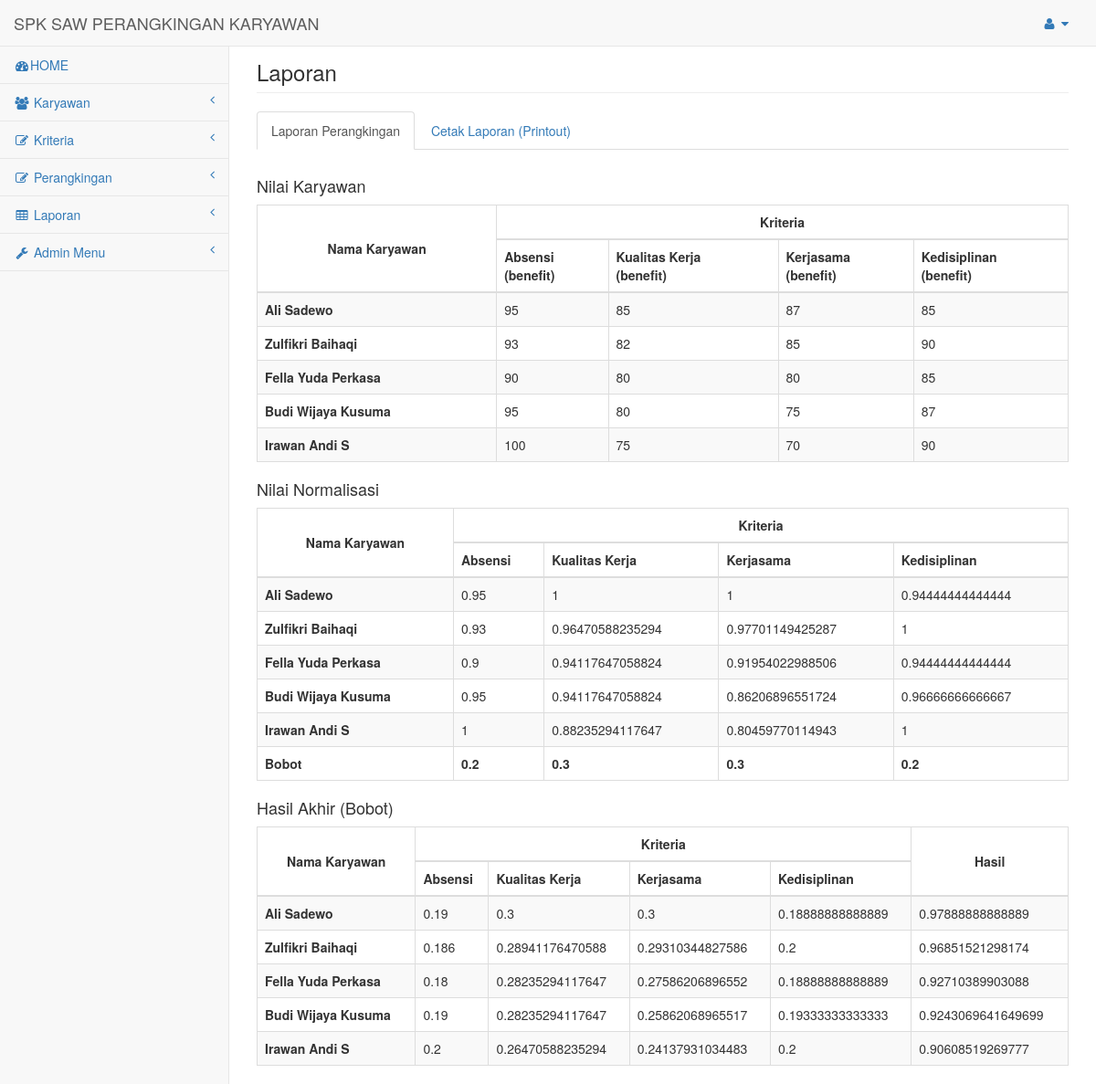
The app's page /pages/laporan.php (signed in) with its own data.
### tables this page shows
CREATE TABLE `kriteria` (
  `id_kriteria` int(2) NOT NULL AUTO_INCREMENT,
  `nama_kriteria` varchar(25) NOT NULL DEFAULT '',
  `tipe_kriteria` varchar(10) NOT NULL DEFAULT '',
  `bobot_kriteria` double NOT NULL,
  PRIMARY KEY (`id_kriteria`)
);

CREATE TABLE `karyawan` (
  `nik` int(8) NOT NULL,
  `nama_karyawan` varchar(30) NOT NULL DEFAULT '',
  `alamat_karyawan` varchar(50) NOT NULL DEFAULT '',
  `telepon` varchar(15) NOT NULL DEFAULT '',
  `hasil_karyawan` double NOT NULL,
  PRIMARY KEY (`nik`)
);

CREATE TABLE `rangking` (
  `nik` int(8) NOT NULL,
  `id_kriteria` int(2) NOT NULL,
  `nilai_rangking` double NOT NULL,
  `nilai_normalisasi` double NOT NULL,
  `bobot_normalisasi` double NOT NULL,
  `tahun_normalisasi` date DEFAULT NULL,
  PRIMARY KEY (`nik`,`id_kriteria`),
  KEY `id_kriteria` (`id_kriteria`),
  CONSTRAINT `rangking_ibfk_1` FOREIGN KEY (`nik`) REFERENCES `karyawan` (`nik`),
  CONSTRAINT `rangking_ibfk_2` FOREIGN KEY (`id_kriteria`) REFERENCES `kriteria` (`id_kriteria`)
);

### includes/kriteria.inc.php (called while the page is built, shortened)
<?php
class Kriteria{
	private $conn;
	private $table_name = "kriteria";
	public function __construct($db){
		$this->conn = $db;
	}
	function readAll(){
		$query = "SELECT * FROM ".$this->table_name." ORDER BY id_kriteria ASC";
		$stmt = $this->conn->prepare( $query );
		$stmt->execute();
		return $stmt;
	}
}
?>

### includes/alternatif.inc.php (called while the page is built, shortened)
<?php
class Alternatif{
	private $conn;
	private $table_name = "karyawan";
	public function __construct($db){
		$this->conn = $db;
	}
	function readAll($per=null,$limit=null){
		if(!empty($per)){
			if (!empty($limit)) {
				$query = "SELECT * FROM ".$this->table_name." a,rangking r where a.nik=r.nik and year(r.tahun_normalisasi) = '".$per."' group by a.nik ORDER BY hasil_karyawan DESC LIMIT ".$limit;
			}else{
				$query = "SELECT * FROM ".$this->table_name." a,rangking r where a.nik=r.nik and year(r.tahun_normalisasi) = '".$per."' group by a.nik ORDER BY hasil_karyawan DESC";
			}
		}else{
			$query = "SELECT * FROM ".$this->table_name." ORDER BY hasil_karyawan DESC";
		}
		$stmt = $this->conn->prepare( $query );
		$stmt->execute();
		return $stmt;
	}
}
?>

### includes/rangking.inc.php (called while the page is built, shortened)
<?php
class Rangking{
	private $conn;
	public function __construct($db){
		$this->conn = $db;
	}
	function readR($a,$pe=null){
		if (!empty($pe)) {
			$query = "SELECT * FROM karyawan a, kriteria b, rangking c where a.nik=c.nik and b.id_kriteria=c.id_kriteria and c.nik='$a' and year(c.tahun_normalisasi) = '".$pe."'";
		}else{
			$query = "SELECT * FROM karyawan a, kriteria b, rangking c where a.nik=c.nik and b.id_kriteria=c.id_kriteria and c.nik='$a'";
		}
		$stmt = $this->conn->prepare( $query );
		$stmt->execute();
		return $stmt;
	}
}
?>

### pages/laporan.php (the view, shortened to what this page needs)
<?php
include 'head.php';
include_once '../includes/alternatif.inc.php';
$per = $_POST['periode'];
$pro1 = new Alternatif($db);
$stmt1 = $pro1->readAll($per);
$stmt1x = $pro1->readAll($per);
$stmt1y = $pro1->readAll($per);
include_once '../includes/kriteria.inc.php';
$pro2 = new Kriteria($db);
$stmt2 = $pro2->readAll();
$stmt2x = $pro2->readAll();
$stmt2y = $pro2->readAll();
$stmt2yx = $pro2->readAll();
include_once '../includes/rangking.inc.php';
$pro = new Rangking($db);
include 'sidebar.php';
?>
        <div id="page-wrapper">
            <div class="row">
                <div class="col-lg-12">
                    <h3 class="page-header">Laporan</h3>
                </div>
            </div>
            <div class="row">
                <div class="col-lg-12">
                  <div>
      <ul class="nav nav-tabs" role="tablist">
        <li role="presentation" class="active"><a href="#rangking" aria-controls="rangking" role="tab" data-toggle="tab">Laporan Perangkingan</a></li>
        <li role="presentation" style="cursor: pointer;" href="laporan.php" onClick="printContent('cetak1')" ><a id="cetak" role="tab" target="_blank">Cetak Laporan (Printout)</a>
    </li>
      </ul>
      <div class="tab-content" id="cetak1">
        <div role="tabpanel" class="tab-pane active" id="rangking">
            <br/>
            <h4>Nilai Karyawan</h4>
            <table width="100%" class="table table-striped table-bordered">
                <thead>
                    <tr>
                        <th rowspan="2" style="vertical-align: middle" class="text-center">Nama Karyawan</th>
                        <th colspan="<?php echo $stmt2x->rowCount(); ?>" class="text-center">Kriteria</th>
                    </tr>
                    <tr>
                    <?php
                    while ($row2x = $stmt2x->fetch(PDO::FETCH_ASSOC)){
                    ?>
                        <th><?php echo $row2x['nama_kriteria'] ?><br/>(<?php echo $row2x['tipe_kriteria'] ?>)</th>
                    <?php
                    }
                    ?>
                    </tr>
                </thead>
                <tbody>
        <?php
        while ($row1x = $stmt1x->fetch(PDO::FETCH_ASSOC)){
        ?>
                    <tr>
                        <th><?php echo $row1x['nama_karyawan'] ?></th>
                        <?php
                        $ax= $row1x['nik'];
                        $stmtrx = $pro->readR($ax);
                        while ($rowrx = $stmtrx->fetch(PDO::FETCH_ASSOC)){
                        ?>
                        <td>
                            <?php
                            echo $rowrx['nilai_rangking'];
                            ?>
                        </td>
                        <?php
                        }
                        ?>
                    </tr>
        <?php
        }
        ?>
                </tbody>
            </table>
            <h4>Nilai Normalisasi</h4>
            <table width="100%" class="table table-striped table-bordered">
                <thead>
                    <tr>
                        <th rowspan="2" style="vertical-align: middle" class="text-center">Nama Karyawan</th>
                        <th colspan="<?php echo $stmt2y->rowCount(); ?>" class="text-center">Kriteria</th>
                    </tr>
                    <tr>
                    <?php
                    while ($row2y = $stmt2y->fetch(PDO::FETCH_ASSOC)){
                    ?>
                        <th><?php echo $row2y['nama_kriteria'] ?></th>
                    <?php
                    }
                    ?>
                    </tr>
                </thead>
                <tbody>
        <?php
        while ($row1y = $stmt1y->fetch(PDO::FETCH_ASSOC)){
        ?>
                    <tr>
                        <th><?php echo $row1y['nama_karyawan'] ?></th>
                        <?php
                        $ay= $row1y['nik'];
                        $stmtry = $pro->readR($ay,$per);
                        while ($rowry = $stmtry->fetch(PDO::FETCH_ASSOC)){
                        ?>
                        <td>
                            <?php
                            echo $rowry['nilai_normalisasi'];
                            ?>
                        </td>
                        <?php
                        }
                        ?>
                    </tr>
        <?php
        }
        ?><tr>
            <td><b>Bobot</b></td>
                    <?php
                    while ($row2yx = $stmt2yx->fetch(PDO::FETCH_ASSOC)){
                    ?>
                        <td><b><?php echo $row2yx['bobot_kriteria'] ?></b></td>
                    <?php
                    }
                    ?>
                    </tr>
                </tbody>
            </table>
            <h4>Hasil Akhir (Bobot) </h4>
            <table width="100%" id="table-akhir" class="table table-striped table-bordered">
                <thead>
                    <tr>
                        <th rowspan="2" style="vertical-align: middle" class="text-center">Nama Karyawan</th>
                        <th colspan="<?php echo $stmt2->rowCount(); ?>" class="text-center">Kriteria</th>
                        <th rowspan="2" style="vertical-align: middle" class="text-center">Hasil</th>
                    </tr>
                    <tr>
                    <?php
                    while ($row2 = $stmt2->fetch(PDO::FETCH_ASSOC)){
                    ?>
                        <th><?php echo $row2['nama_kriteria'] ?></th>
                    <?php
                    }
                    ?>
                    </tr>
                </thead>
                <tbody>
        <?php
        while ($row1 = $stmt1->fetch(PDO::FETCH_ASSOC)){
        ?>
                    <tr>
                        <th><?php echo $row1['nama_karyawan'] ?></th>
                        <?php
                        $a= $row1['nik'];
                        $stmtr = $pro->readR($a);
                        while ($rowr = $stmtr->fetch(PDO::FETCH_ASSOC)){
                        ?>
                        <td>
                            <?php
                            echo $rowr['bobot_normalisasi'];
                            ?>
                        </td>
                        <?php
                        }
                        ?>
                        <td>
                            <?php
                            echo $row1['hasil_karyawan'];
                            ?>
                        </td>
                    </tr>
        <?php
        }
        ?>
                </tbody>
            </table>
        </div>
      </div>
    </div>
                    </div>
                </div>
            </div>
 <?php include 'footer.php'; ?>

### records on screen
kriteria: nama_kriteria "Absensi", tipe_kriteria "benefit", bobot_kriteria "0.2"
kriteria: nama_kriteria "Kualitas Kerja", tipe_kriteria "benefit", bobot_kriteria "0.3"
kriteria: nama_kriteria "Kerjasama", tipe_kriteria "benefit", bobot_kriteria "0.3"
kriteria: nama_kriteria "Kedisiplinan", tipe_kriteria "benefit", bobot_kriteria "0.2"
karyawan: nama_karyawan "Ali Sadewo", hasil_karyawan "0.97888888888889"
rangking: nilai_rangking "95", nilai_normalisasi "0.95", bobot_normalisasi "0.19"
rangking: nilai_rangking "85", nilai_normalisasi "1", bobot_normalisasi "0.3"
rangking: nilai_rangking "87", nilai_normalisasi "1", bobot_normalisasi "0.3"
rangking: nilai_rangking "85", nilai_normalisasi "0.94444444444444", bobot_normalisasi "0.18888888888889"
karyawan: nama_karyawan "Zulfikri Baihaqi", hasil_karyawan "0.96851521298174"
rangking: nilai_rangking "93", nilai_normalisasi "0.93", bobot_normalisasi "0.186"
rangking: nilai_rangking "82", nilai_normalisasi "0.96470588235294", bobot_normalisasi "0.28941176470588"
rangking: nilai_rangking "85", nilai_normalisasi "0.97701149425287", bobot_normalisasi "0.29310344827586"
rangking: nilai_rangking "90", nilai_normalisasi "1", bobot_normalisasi "0.2"
karyawan: nama_karyawan "Fella Yuda Perkasa", hasil_karyawan "0.92710389903088"
rangking: nilai_rangking "90", nilai_normalisasi "0.9", bobot_normalisasi "0.18"
rangking: nilai_rangking "80", nilai_normalisasi "0.94117647058824", bobot_normalisasi "0.28235294117647"
rangking: nilai_rangking "80", nilai_normalisasi "0.91954022988506", bobot_normalisasi "0.27586206896552"
rangking: nilai_rangking "85", nilai_normalisasi "0.94444444444444", bobot_normalisasi "0.18888888888889"
karyawan: nama_karyawan "Budi Wijaya Kusuma", hasil_karyawan "0.9243069641649699"
rangking: nilai_rangking "95", nilai_normalisasi "0.95", bobot_normalisasi "0.19"
rangking: nilai_rangking "80", nilai_normalisasi "0.94117647058824", bobot_normalisasi "0.28235294117647"
rangking: nilai_rangking "75", nilai_normalisasi "0.86206896551724", bobot_normalisasi "0.25862068965517"
rangking: nilai_rangking "87", nilai_normalisasi "0.96666666666667", bobot_normalisasi "0.19333333333333"
karyawan: nama_karyawan "Irawan Andi S", hasil_karyawan "0.90608519269777"
rangking: nilai_rangking "100", nilai_normalisasi "1", bobot_normalisasi "0.2"
rangking: nilai_rangking "75", nilai_normalisasi "0.88235294117647", bobot_normalisasi "0.26470588235294"
rangking: nilai_rangking "70", nilai_normalisasi "0.80459770114943", bobot_normalisasi "0.24137931034483"
rangking: nilai_rangking "90", nilai_normalisasi "1", bobot_normalisasi "0.2"
